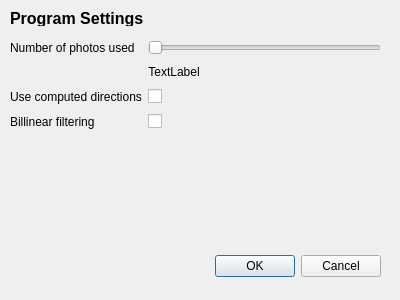
<?xml version="1.0" encoding="UTF-8"?>
<ui version="4.0">
 <class>SettingsForm</class>
 <widget class="QDialog" name="SettingsForm">
  <property name="geometry">
   <rect>
    <x>0</x>
    <y>0</y>
    <width>400</width>
    <height>300</height>
   </rect>
  </property>
  <property name="windowTitle">
   <string>Program Settings</string>
  </property>
  <widget class="QDialogButtonBox" name="buttonBox">
   <property name="geometry">
    <rect>
     <x>40</x>
     <y>250</y>
     <width>341</width>
     <height>32</height>
    </rect>
   </property>
   <property name="orientation">
    <enum>Qt::Horizontal</enum>
   </property>
   <property name="standardButtons">
    <set>QDialogButtonBox::Cancel|QDialogButtonBox::Ok</set>
   </property>
  </widget>
  <widget class="QLabel" name="label">
   <property name="geometry">
    <rect>
     <x>10</x>
     <y>10</y>
     <width>161</width>
     <height>16</height>
    </rect>
   </property>
   <property name="font">
    <font>
     <pointsize>12</pointsize>
     <weight>75</weight>
     <bold>true</bold>
    </font>
   </property>
   <property name="text">
    <string>Program Settings</string>
   </property>
  </widget>
  <widget class="QWidget" name="formLayoutWidget">
   <property name="geometry">
    <rect>
     <x>10</x>
     <y>40</y>
     <width>371</width>
     <height>201</height>
    </rect>
   </property>
   <layout class="QFormLayout" name="formLayout">
    <property name="fieldGrowthPolicy">
     <enum>QFormLayout::ExpandingFieldsGrow</enum>
    </property>
    <property name="labelAlignment">
     <set>Qt::AlignLeading|Qt::AlignLeft|Qt::AlignVCenter</set>
    </property>
    <property name="verticalSpacing">
     <number>10</number>
    </property>
    <item row="0" column="0">
     <widget class="QLabel" name="label_2">
      <property name="text">
       <string>Number of photos used  </string>
      </property>
     </widget>
    </item>
    <item row="0" column="1">
     <widget class="QSlider" name="photosSlider">
      <property name="minimum">
       <number>1</number>
      </property>
      <property name="orientation">
       <enum>Qt::Horizontal</enum>
      </property>
      <property name="tickPosition">
       <enum>QSlider::NoTicks</enum>
      </property>
     </widget>
    </item>
    <item row="1" column="1">
     <widget class="QLabel" name="photoSliderValue">
      <property name="text">
       <string>TextLabel</string>
      </property>
      <property name="alignment">
       <set>Qt::AlignCenter</set>
      </property>
     </widget>
    </item>
    <item row="2" column="0">
     <widget class="QLabel" name="label_4">
      <property name="toolTip">
       <string>Use camera directions, that are recomputed based on model position in the photo.</string>
      </property>
      <property name="text">
       <string>Use computed directions</string>
      </property>
     </widget>
    </item>
    <item row="2" column="1">
     <widget class="QCheckBox" name="directionsCheckBox">
      <property name="text">
       <string/>
      </property>
     </widget>
    </item>
    <item row="3" column="0">
     <widget class="QLabel" name="label_5">
      <property name="toolTip">
       <string>Use camera directions, that are recomputed based on model position in the photo.</string>
      </property>
      <property name="text">
       <string>Billinear filtering</string>
      </property>
     </widget>
    </item>
    <item row="3" column="1">
     <widget class="QCheckBox" name="filteringCheckBox">
      <property name="text">
       <string/>
      </property>
     </widget>
    </item>
   </layout>
  </widget>
 </widget>
 <resources/>
 <connections>
  <connection>
   <sender>buttonBox</sender>
   <signal>accepted()</signal>
   <receiver>SettingsForm</receiver>
   <slot>acceptCB()</slot>
   <hints>
    <hint type="sourcelabel">
     <x>248</x>
     <y>254</y>
    </hint>
    <hint type="destinationlabel">
     <x>157</x>
     <y>274</y>
    </hint>
   </hints>
  </connection>
  <connection>
   <sender>buttonBox</sender>
   <signal>rejected()</signal>
   <receiver>SettingsForm</receiver>
   <slot>rejectCB()</slot>
   <hints>
    <hint type="sourcelabel">
     <x>316</x>
     <y>260</y>
    </hint>
    <hint type="destinationlabel">
     <x>286</x>
     <y>274</y>
    </hint>
   </hints>
  </connection>
  <connection>
   <sender>photosSlider</sender>
   <signal>sliderMoved(int)</signal>
   <receiver>SettingsForm</receiver>
   <slot>photoSliderChangedCB(int)</slot>
   <hints>
    <hint type="sourcelabel">
     <x>287</x>
     <y>56</y>
    </hint>
    <hint type="destinationlabel">
     <x>380</x>
     <y>76</y>
    </hint>
   </hints>
  </connection>
  <connection>
   <sender>photosSlider</sender>
   <signal>valueChanged(int)</signal>
   <receiver>SettingsForm</receiver>
   <slot>photoSliderChangedCB(int)</slot>
   <hints>
    <hint type="sourcelabel">
     <x>219</x>
     <y>50</y>
    </hint>
    <hint type="destinationlabel">
     <x>270</x>
     <y>83</y>
    </hint>
   </hints>
  </connection>
 </connections>
 <slots>
  <slot>photoSliderChangedCB(int)</slot>
  <slot>rejectCB()</slot>
  <slot>acceptCB()</slot>
 </slots>
</ui>
